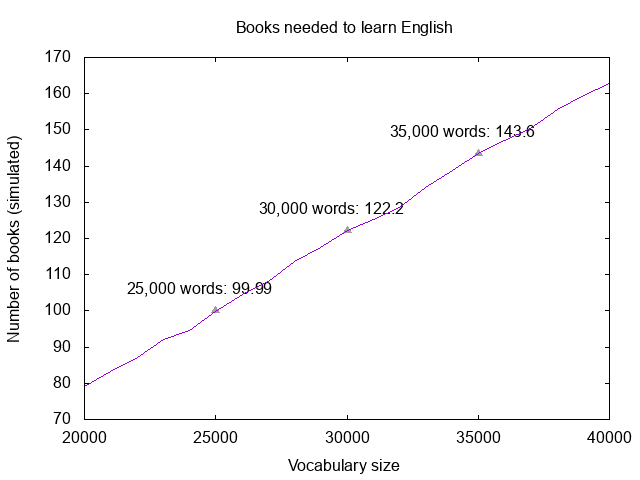

Write gnuplot code to recreate this figure.
set style line 1 lt 1 pt 0;
set title "Books needed to learn English";
set label "25,000 words: 99.99" at 25000,99.99 point lt 0 pt 9 offset -9,1;
set label "30,000 words: 122.2" at 30000,122.2 point lt 0 pt 9 offset -9,1;
set label "35,000 words: 143.6" at 35000,143.6 point lt 0 pt 9 offset -9,1;
set xlabel "Vocabulary size";
set ylabel "Number of books (simulated)";
set term png
set output '| display png:-'
plot "data.txt" using 1:3 with line ls 1 notitle
